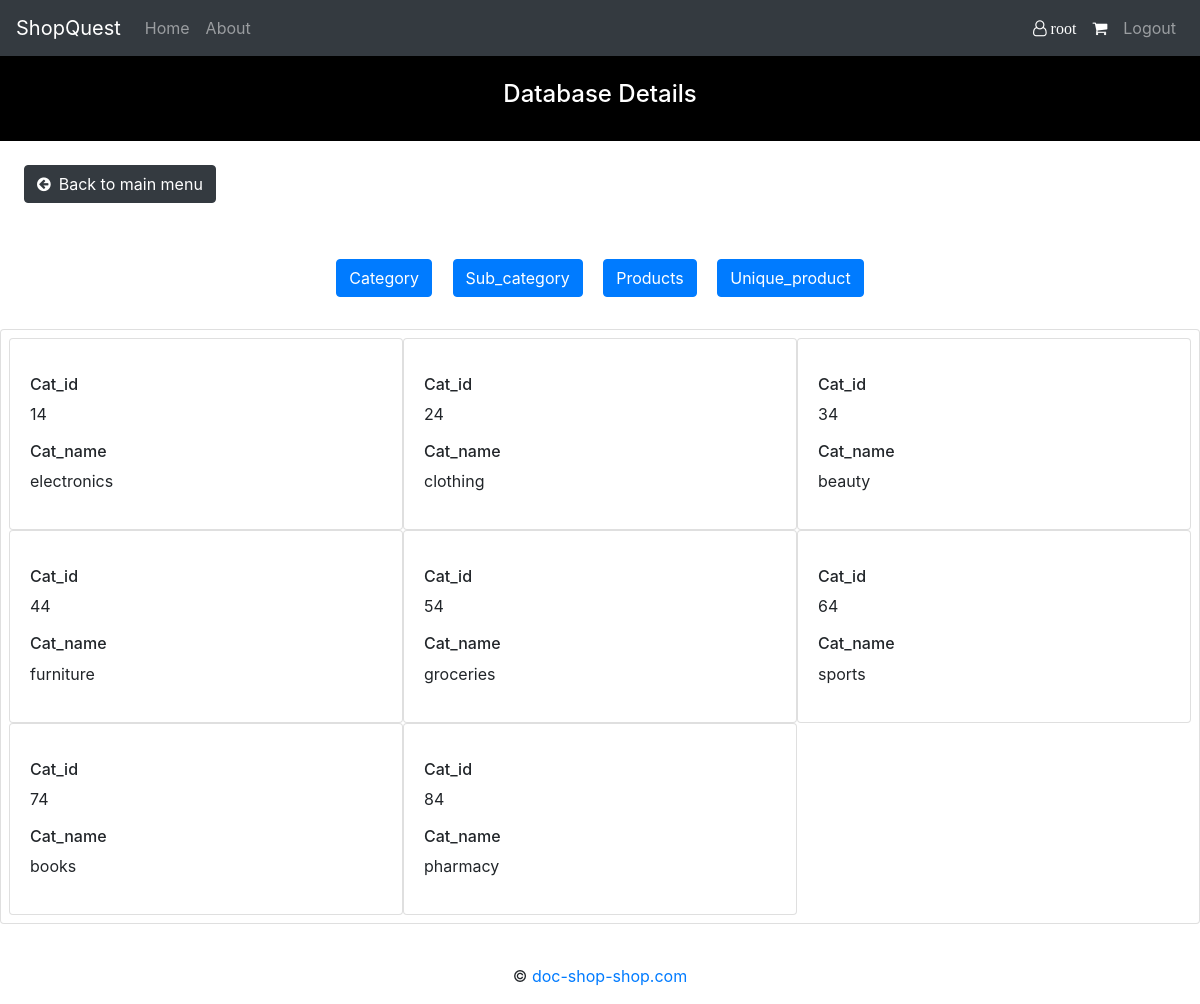
Page /admin/check_db.php?view=category (signed in) on the committed database.
### tables this page shows
CREATE TABLE `categories` (
  `cat_id` int(11) NOT NULL AUTO_INCREMENT,
  `cat_name` varchar(256) DEFAULT NULL,
  PRIMARY KEY (`cat_id`)
);

### admin/check_db.php (the view, shortened to what this page needs)
<?php
        include_once '../header.php';
        $category=Array();
        $con = getCon();
        $res = $con->query("select * from categories");
        while($ele = $res->fetch_assoc())
            $category[]=$ele;
        $sub_category=Array();
        $res = $con->query("select * from sub_categories");
        while($ele = $res->fetch_assoc())
            $sub_category[]=$ele;
        $products=Array();
        $res = $con->query("select * from products");
        while($ele = $res->fetch_assoc())
            $products[]=$ele;
        $uniq_prod=Array();
        $res = $con->query("select * from unique_product");
        while($ele = $res->fetch_assoc())
            $uniq_prod[]=$ele;
?>
<body>
  <nav class="navbar navbar-expand-md navbar-dark bg-dark">
    <a href="../index.php" class="navbar-brand">ShopQuest</a>
    <div class="collapse navbar-collapse" id="navbarCollapse">
        <div class="navbar-nav">
            <a href="../index.php" class="nav-item nav-link">Home</a>
            <a href="../pages/about.php" class="nav-item nav-link">About</a>
        </div>
        <div class="navbar-nav ml-auto">
            <?php if(isset($_SESSION['user_name'])){
                    echo '<a href="../pages/profile.php" class="nav-item nav-link active"><i class="fa fa-user-o"> '.$_SESSION['user_name'].'</i></a>';
                    echo '<a href="../products/cart.php" class="nav-item nav-link active"><i class="fa fa-shopping-cart"></i></a>';
                    echo '<a href="../sign_in/logout.php" class="nav-item nav-link">Logout</a>';
                }
                else{
                    echo '<a href="../sign_in/sign_in.php" class="nav-item nav-link">Sign in</a>';
                }
            ?>
        </div>
    </div>
</nav>
 <div class="p-4" style="background-color:black;color:white;">
        <div class="text-center">
              <h4>Database Details</h4>
        </div>
    </div>
	<a class="btn btn-dark m-4" href="admin_enter.php?admin_enter_main=yes" role="button"><i class="fa fa-arrow-circle-left mr-2"></i>Back to main menu</a>
	<?php
		$view=$_GET['view'];
	?>
	<div class="text-center m-4">
            <a class="btn btn-primary m-2" href="check_db.php?view=category" role="button">Category</a>
	    <a class="btn btn-primary m-2" href="check_db.php?view=sub_category" role="button">Sub_category</a>
            <a class="btn btn-primary m-2" href="check_db.php?view=products" role="button">Products</a>
	    <a class="btn btn-primary m-2" href="check_db.php?view=unique_product" role="button">Unique_product</a>
	</div>
	<?php if($view=="category") { ?>
               <div class="card">
                     <div class="row m-2">
                     <? foreach($category as $cat) { ?>
                        <div class="card col-12 col-lg-4 col-md-4 col-sm-4 col-xs-4" style="padding:0px;">
				<div class="card-body">
                                        <p class="card-text"><h6>Cat_id</h6> <?=$cat['cat_id']?></p>
                                        <p class="card-text"><h6>Cat_name</h6> <?=$cat['cat_name']?></p>
                        	</div>
                        </div>
                     <? } ?>
			</div>
		  </div>
        <?php } else if($view=="sub_category") { ?>
        <div class="card">
                        <div class="row m-2">
                   <? foreach($sub_category as $cat) { ?>
                        <div class="card col-12 col-lg-4 col-md-4 col-sm-4 col-xs-4" style="padding:0px;">
                                <div class="card-body">
                                        <p class="card-text"><h6>Sub_cat_id</h6> <?=$cat['sub_cat_id']?></p>
                                        <p class="card-text"><h6>Sub_cat_name</h6> <?=$cat['sub_cat_name']?></p>
                                        <p class="card-text"><h6>Cat_id</h6> <?=$cat['cat_id']?></p>
                                </div>
                        </div>
                   <? } ?>
                        </div>
            </div>
        <?php } else if($view=="products") { ?>
        <div class="card">
                        <div class="row m-2">
                   <? foreach($products as $p) { ?>
                        <div class="card col-12 col-lg-4 col-md-4 col-sm-4 col-xs-4" style="padding:0px;">
                                <div class="card-body">
                                        <p class="card-text"><h6>Sub_cat_id</h6> <?=$p['sub_cat_id']?></p>
                                        <p class="card-text"><h6>Product_id</h6> <?=$p['product_id']?></p>
                                        <p class="card-text"><h6>Product_name</h6> <?=$p['product_name']?></p>
                                        <p class="card-text"><h6>Product_brand</h6> <?=$p['product_brand']?></p>
                                        <p class="card-text"><h6>Product_description</h6> <?=$p['product_description']?></p>
                                        <p class="card-text"><h6>Product_rating</h6> <?=$p['rating']?></p>
                                        <form method="POST" action="edit_or_delete_from_db.php">
                                                <input type="hidden" name="edit_delete_product_id" value="<?=$p['product_id']?>" />
					        <button type="submit" class="fa fa-edit btn btn-success btn-sm pm" name="edit_info_p"></button>
                                                <button type="submit" class="fa fa-trash btn btn-danger btn-sm pm" name="delete_info_p"></button>
				        </form>
                                </div>
                        </div>
                    <? } ?>
                        </div>
            </div>
	<?php } else if($view=="unique_product") { ?>
        <div class="card">
                        <div class="row m-2">
                   <? foreach($uniq_prod as $p) { ?>
                        <div class="card col-12 col-lg-4 col-md-4 col-sm-4 col-xs-4" style="padding:0px;">
                                <div class="card-body">
                                        <p class="card-text"><h6>Product_id</h6> <?=$p['product_id']?></p>
                                        <p class="card-text"><h6>Unique_type_id</h6> <?=$p['unique_type_id']?></p>
                                        <p class="card-text"><h6>Product_price</h6> <?=$p['price']?></p>
                                        <p class="card-text"><h6>Product_quantity</h6> <?=$p['quantity']?></p>
                                        <p class="card-text"><h6>Product_seller_user_name</h6> <?=$p['seller_user_name']?></p>
                                        <p class="card-text"><h6>Product_color</h6> <?=$p['color']?></p>
                                        <p class="card-text"><h6>Product_size</h6> <?=$p['size']?></p>
                                         <form method="POST" action="edit_or_delete_from_db.php">
                                                <input type="hidden" name="edit_delete_unique_type_id" value="<?=$p['unique_type_id']?>" />
					        <button type="submit" class="fa fa-edit btn btn-success btn-sm pm" name="edit_info_u"></button>
                                                <button type="submit" class="fa fa-trash btn btn-danger btn-sm pm" name="delete_info_u"></button>
				        </form>
                                </div>
                        </div>
                        <? } ?>
                        </div>
            </div>
            <?php } ?>
</body>
<?php include_once '../footer.php'; ?>

### header.php (shortened to what this page needs)
<!DOCTYPE html>
<html lang="en">
<head>
    <link rel="stylesheet" href="https://maxcdn.bootstrapcdn.com/bootstrap/4.4.1/css/bootstrap.min.css">
    <link rel="stylesheet" href="https://cdnjs.cloudflare.com/ajax/libs/font-awesome/4.7.0/css/font-awesome.min.css">
      <link rel="stylesheet" href="https://cdnjs.cloudflare.com/ajax/libs/animate.css/4.1.1/animate.min.css"/>
</head>

### footer.php (shortened to what this page needs)
<footer class="page-footer font-small special-color-dark pt-4">
  <div class="footer-copyright text-center py-3">©
    <a href="https://doc-shop-shop.herokuapp.com">doc-shop-shop.com</a>
  </div>
</footer>
</html>

### rows in the picture
categories: cat_id "14", cat_name "electronics"
categories: cat_id "24", cat_name "clothing"
categories: cat_id "34", cat_name "beauty"
categories: cat_id "44", cat_name "furniture"
categories: cat_id "54", cat_name "groceries"
categories: cat_id "64", cat_name "sports"
categories: cat_id "74", cat_name "books"
categories: cat_id "84", cat_name "pharmacy"

### other values in the picture
$_SESSION['user_name'] "root"
